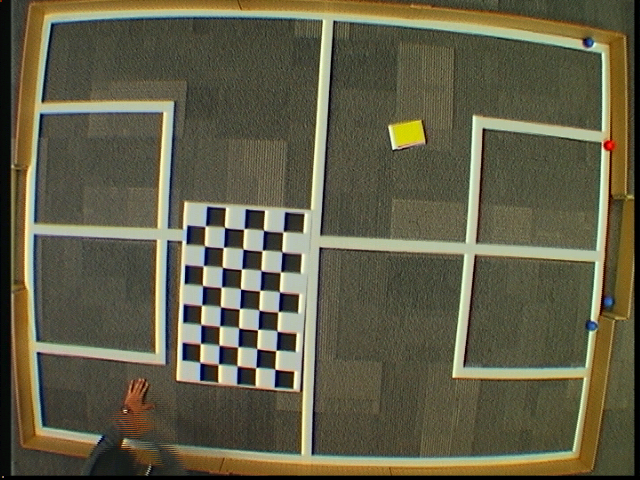
#> input picture Vision/preprocessing/re/1200_9x6.png, 640 x 480 px
$ python -i tmp.py   (imports and definitions only)   (Python 2 division)
#> lines starting #> are read from the running program, lines starting #| are printed output that depends on the picture
import cv2
import matplotlib
from vision.vision import Vision
from vision.camera import Camera
from vision.GUI import GUI
import vision.tools as tools
from postprocessing.postprocessing import Postprocessing
from preprocessing.preprocessing import Preprocessing
from vision.tracker import BallTracker, RobotTracker
from vision.findHSV import CalibrationGUI
from vision.tracker import Tracker
import time

import numpy as np

# C = cal.Configure(0)
# C.run(True)

class vision():
    def __init__(self):
        self.cam = Camera()
        self.calibrate()

    # [94 lines left out: functions calibrate, getPreprocessed, showFrame, green, not called in this run]

# [3 lines not run here, left out]

>>> import cv2
>>> picture = cv2.imread('preprocessing/re/1200_9x6.png', cv2.IMREAD_GRAYSCALE)
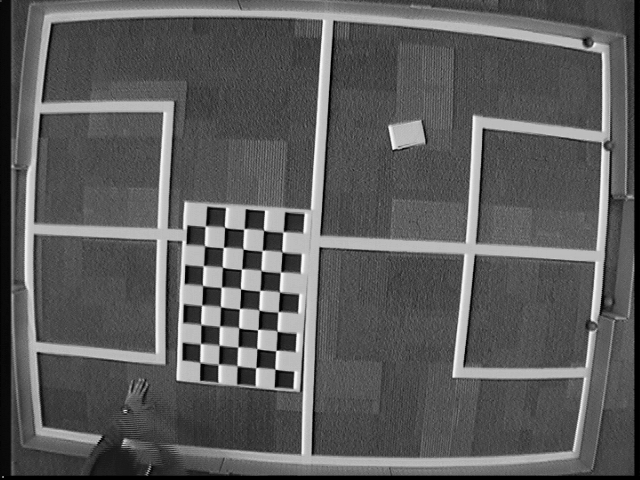
#> picture: shape (480, 640); min 0, max 249, mean 92.3
#> (the run stopped early here; a loop or call above may not have finished)

$ run again, on Vision/preprocessing/re/1400_9x6.png
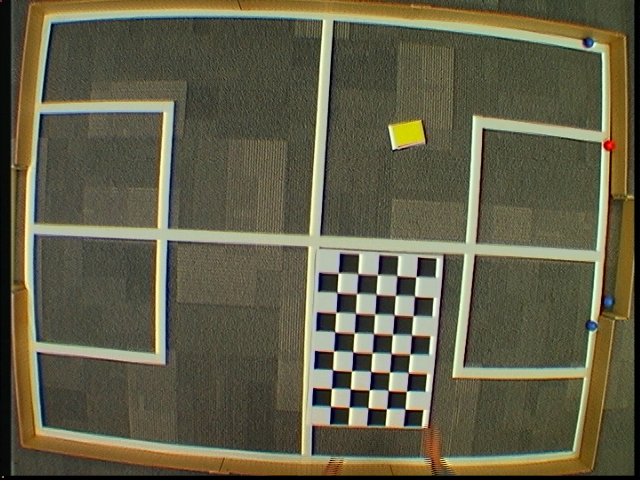
#> input picture Vision/preprocessing/re/1400_9x6.png, 640 x 480 px
#> `picture = cv2.imread('preprocessing/re/1200_9x6.png', cv2.IMREAD_GRAYS..`:
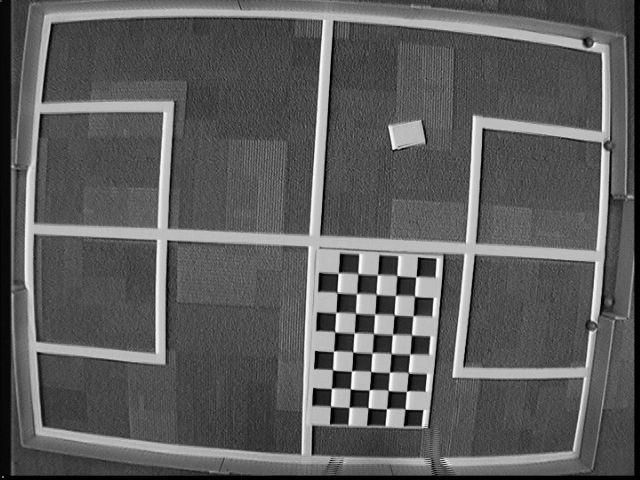
#> picture: shape (480, 640); min 0, max 250, mean 92.9

$ run again, on Vision/preprocessing/re/1800_9x6.png
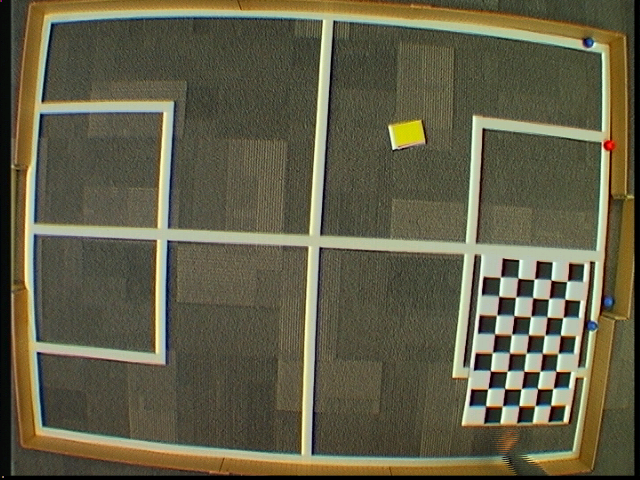
#> input picture Vision/preprocessing/re/1800_9x6.png, 640 x 480 px
#> `picture = cv2.imread('preprocessing/re/1200_9x6.png', cv2.IMREAD_GRAYS..`:
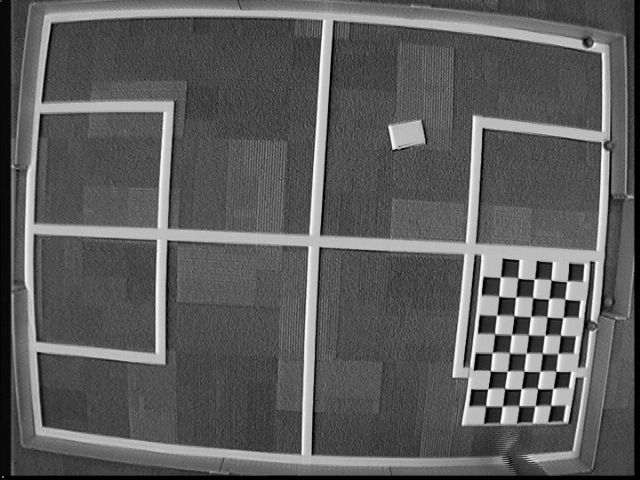
#> picture: shape (480, 640); min 0, max 250, mean 92.6
